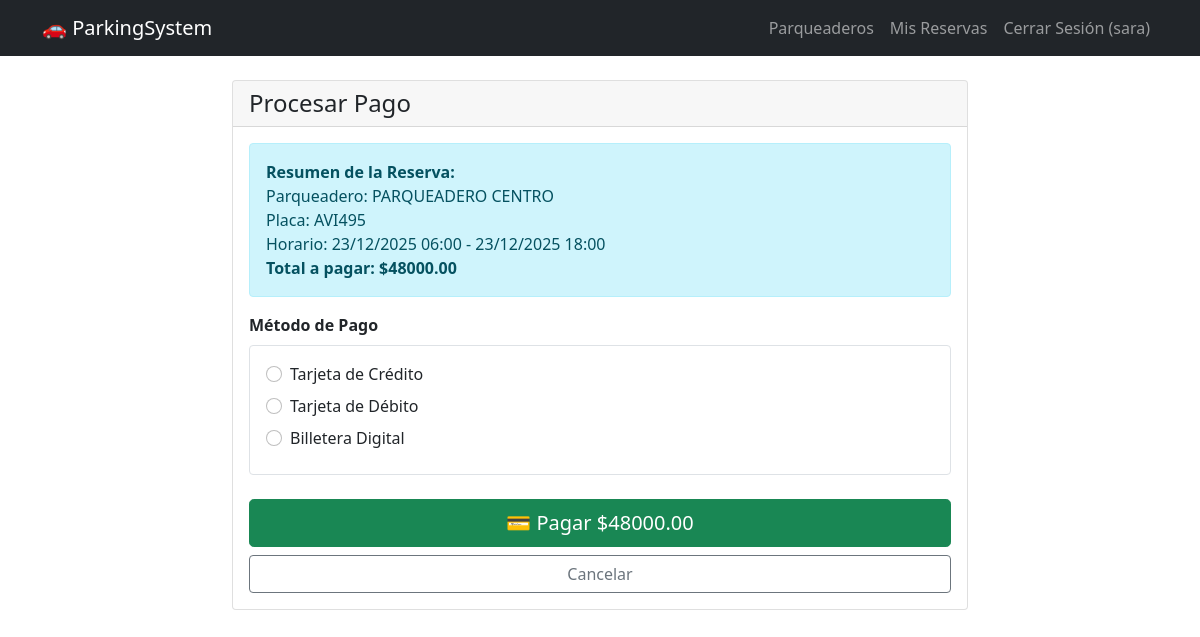
Page /payment/4/ (signed in) on the committed database.
### reservations/models.py (models this page shows, shortened)
class Reservation(models.Model):
    STATUS_CHOICES = [
        ('pending', 'Pendiente'),
        ('confirmed', 'Confirmada'),
        ('active', 'Activa'),
        ('completed', 'Completada'),
        ('cancelled', 'Cancelada'),
    ]
    PAYMENT_METHODS = [
        ('credit_card', 'Tarjeta de Crédito'),
        ('debit_card', 'Tarjeta de Débito'),
        ('digital_wallet', 'Billetera Digital'),
    ]
    user = models.ForeignKey(User, on_delete=models.CASCADE)
    parking_lot = models.ForeignKey(ParkingLot, on_delete=models.CASCADE)
    license_plate = models.CharField(max_length=10)
    start_time = models.DateTimeField()
    end_time = models.DateTimeField()
    status = models.CharField(max_length=20, choices=STATUS_CHOICES, default='pending')
    total_amount = models.DecimalField(max_digits=8, decimal_places=2, null=True, blank=True)
    payment_method = models.CharField(max_length=20, choices=PAYMENT_METHODS, null=True, blank=True)
    qr_code_data = models.TextField(blank=True)
    access_code = models.CharField(max_length=64, unique=True, blank=True)
    created_at = models.DateTimeField(auto_now_add=True)
    updated_at = models.DateTimeField(auto_now=True)

class ParkingLot(models.Model):
    name = models.CharField(max_length=100)
    address = models.TextField()
    total_spaces = models.IntegerField()
    hourly_rate = models.DecimalField(max_digits=6, decimal_places=2)
    is_active = models.BooleanField(default=True)

### reservations/views.py (the view)
# urls.py: path('payment/<int:reservation_id>/', views.payment_view, name='payment'),
@login_required
def payment_view(request, reservation_id):
    reservation = get_object_or_404(Reservation, id=reservation_id, user=request.user)
    if reservation.status != 'pending':
        messages.error(request, "Esta reserva ya ha sido procesada.")
        return redirect('parking_list')
    if request.method == 'POST':
        form = PaymentForm(request.POST)
        if form.is_valid():
            payment_method = form.cleaned_data['payment_method']
            payment = Payment.objects.create(
                reservation=reservation,
                amount=reservation.total_amount,
                payment_method=payment_method,
                transaction_id=f"TXN{timezone.now().strftime('%Y%m%d%H%M%S')}",  # ← USAR timezone.now()
                status='completed'
            )
            reservation.payment_method = payment_method
            reservation.status = 'confirmed'
            reservation.save()
            messages.success(request, "Pago exitoso!")
            return redirect('qr_code', reservation_id=reservation.id)
    else:
        form = PaymentForm()
    return render(request, 'reservations/payment.html', {
        'form': form,
        'reservation': reservation
    })

### reservations/templates/reservations/payment.html (shortened to what this page needs)
{% extends 'reservations/base.html' %}
{% block content %}
<div class="row justify-content-center">
    <div class="col-md-8">
        <div class="card">
            <div class="card-header">
                <h4 class="mb-0">Procesar Pago</h4>
            </div>
            <div class="card-body">
                <div class="alert alert-info">
                    <strong>Resumen de la Reserva:</strong><br>
                    Parqueadero: {{ reservation.parking_lot.name }}<br>
                    Placa: {{ reservation.license_plate }}<br>
                    Horario: {{ reservation.start_time|date:"d/m/Y H:i" }} - {{ reservation.end_time|date:"d/m/Y H:i" }}<br>
                    <strong>Total a pagar: ${{ reservation.total_amount }}</strong>
                </div>
                <form method="post">
                    <div class="mb-4">
                        <label class="form-label"><strong>Método de Pago</strong></label>
                        <div class="border p-3 rounded">
                            {% for value, label in form.payment_method.field.choices %}
                            <div class="form-check mb-2">
                                <input class="form-check-input" type="radio" name="payment_method"
                                       value="{{ value }}" id="{{ value }}"
                                       {% if form.payment_method.value == value %}checked{% endif %}>
                                <label class="form-check-label" for="{{ value }}">
                                    {{ label }}
                                </label>
                            </div>
                            {% endfor %}
                        </div>
                    </div>
                    <div class="mt-4">
                        <button type="submit" class="btn btn-success btn-lg w-100">
                            💳 Pagar ${{ reservation.total_amount }}
                        </button>
                        <a href="{% url 'parking_list' %}" class="btn btn-outline-secondary mt-2 w-100">Cancelar</a>
                    </div>
                </form>
            </div>
        </div>
    </div>
</div>
{% endblock %}

### reservations/templates/reservations/base.html (shortened to what this page needs)
<!DOCTYPE html>
<html lang="es">
<head>
    <link href="https://cdn.jsdelivr.net/npm/bootstrap@5.1.3/dist/css/bootstrap.min.css" rel="stylesheet">
</head>
<body>
    <nav class="navbar navbar-expand-lg navbar-dark bg-dark">
        <div class="container">
            <a class="navbar-brand" href="{% url 'home' %}">🚗 ParkingSystem</a>
            <div class="navbar-nav ms-auto">
                {% if user.is_authenticated %}
                    <a class="nav-link" href="{% url 'parking_list' %}">Parqueaderos</a>
                    <a class="nav-link" href="{% url 'user_reservations' %}">Mis Reservas</a>
                    <a class="nav-link" href="{% url 'logout' %}">Cerrar Sesión ({{ user.username }})</a>
                {% else %}
                    <a class="nav-link" href="{% url 'login' %}">Iniciar Sesión</a>
                    <a class="nav-link" href="{% url 'register' %}">Registrarse</a>
                {% endif %}
            </div>
        </div>
    </nav>
    <div class="container mt-4">
        {% block content %}
        {% endblock %}
    </div>
</body>
</html>

### rows in the picture
Reservation: parking_lot.name "PARQUEADERO CENTRO", license_plate "AVI495", start_time "23/12/2025 06:00", end_time "23/12/2025 18:00", total_amount "48000.00"

### other values in the picture
{{ user.username }} "sara"
{{ label }} "Tarjeta de Crédito" "Tarjeta de Débito" "Billetera Digital"
